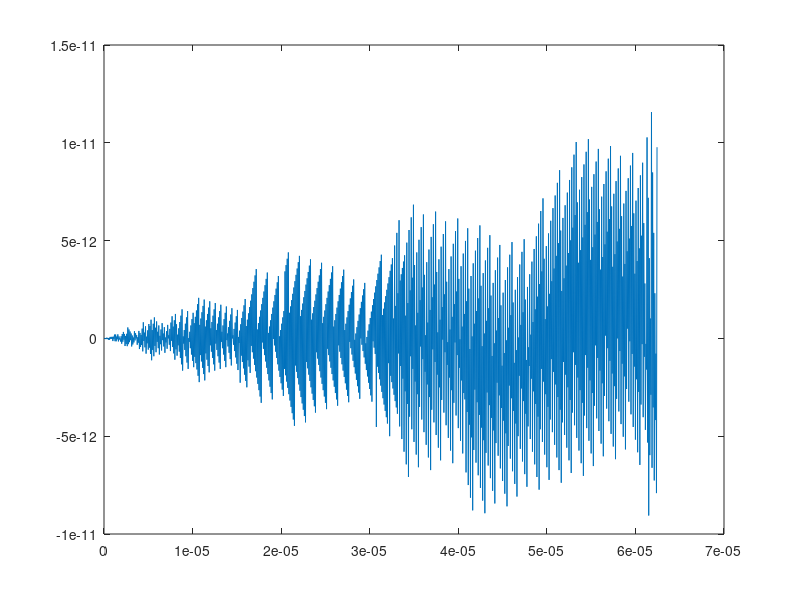

Reproduce this figure in MATLAB.
%persiapan signal generation
f_work=8e6;%frekuensi isyarat informasi
%f_carrier=55e6;%frekuensi carrier
power=15;%power kerja
Fs=2*f_work;%sampling frequency
T=1/Fs;%sampling period
L=1000;%signal lenght(time observation)
t=(0:L-1)*T;%time vector
N=1000;%jumlah deret impuls
n=(0:N-1);
P=power*sin(2*pi*f_work*t);%sinewave generator
P_fft=fft(P);%fourier transform(automatic module)
P_fft_magnitude=abs(P_fft)./L;
figure(1)
plot(t,P)
%persiapan
%signal carrier
%signal carrier
%USB Filter
%f1=10000;
%f2=11000;
%theta1=(2*pi*f1)/Fs;
%theta2=(2*pi*f2)/Fs;
%usb_left=(theta2/pi)*sinc((theta2(n-0.5*N)/pi));
%usb_right=(theta1/pi)*sinc((theta1(n-0.5*N)/pi));
%h(n)=usb_left-usb_right;
%USB Filter
%Amplifier1
%Amplifier1
%Transmission line
cable_lenght=20e3;%spec b dengan 20km kabel
attenuation=1/100;%atenuasi kabel yang dipakai(dB/m)
cable_loss=attenuation*cable_lenght;
gamma=1;%belum siap refrection coef
gamma_db=10*log10(1/1-(abs(gamma)^2));
total_loss_line=10^((-1)*(cable_loss+gamma_db)/10);
%Transmission line
%lowpass filter
%lowpass filter
%Amplifier2
%Amplifier2
